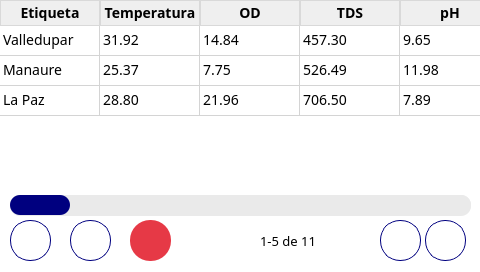
<?xml version="1.0" encoding="UTF-8"?>
<ui version="4.0">
 <class>MainWindow</class>
 <widget class="QMainWindow" name="MainWindow">
  <property name="geometry">
   <rect>
    <x>0</x>
    <y>0</y>
    <width>480</width>
    <height>272</height>
   </rect>
  </property>
  <property name="windowTitle">
   <string>MainWindow</string>
  </property>
  <property name="styleSheet">
   <string notr="true">font-family: Poppins;
background-color: white;</string>
  </property>
  <widget class="QWidget" name="centralwidget">
   <property name="styleSheet">
    <string notr="true">QTableWidget {
	border: 0;
}

QPushButton {
	height: 40px;
	border-radius: 20px;
	border: 1px solid #00007f;
	background-color: white;
	color: #00007f;
	font-weight: 500;
	font-size: 18px;
}</string>
   </property>
   <widget class="QTableWidget" name="tableWidget">
    <property name="geometry">
     <rect>
      <x>0</x>
      <y>0</y>
      <width>481</width>
      <height>191</height>
     </rect>
    </property>
    <property name="styleSheet">
     <string notr="true">QTableWidget {
	font-size: 14px;
}

QHeaderView::section {
	font-size: 14px;
	font-weight: bold;
	border: 1px solid #d9d9d9;
}</string>
    </property>
    <property name="verticalScrollBarPolicy">
     <enum>Qt::ScrollBarAlwaysOff</enum>
    </property>
    <property name="horizontalScrollBarPolicy">
     <enum>Qt::ScrollBarAlwaysOff</enum>
    </property>
    <property name="sizeAdjustPolicy">
     <enum>QAbstractScrollArea::AdjustToContents</enum>
    </property>
    <property name="editTriggers">
     <set>QAbstractItemView::NoEditTriggers</set>
    </property>
    <property name="showDropIndicator" stdset="0">
     <bool>false</bool>
    </property>
    <property name="dragDropOverwriteMode">
     <bool>false</bool>
    </property>
    <property name="selectionMode">
     <enum>QAbstractItemView::NoSelection</enum>
    </property>
    <property name="showGrid">
     <bool>true</bool>
    </property>
    <property name="gridStyle">
     <enum>Qt::SolidLine</enum>
    </property>
    <property name="sortingEnabled">
     <bool>false</bool>
    </property>
    <property name="rowCount">
     <number>3</number>
    </property>
    <property name="columnCount">
     <number>13</number>
    </property>
    <attribute name="horizontalHeaderVisible">
     <bool>true</bool>
    </attribute>
    <attribute name="verticalHeaderVisible">
     <bool>false</bool>
    </attribute>
    <row>
     <property name="text">
      <string/>
     </property>
    </row>
    <row>
     <property name="text">
      <string/>
     </property>
    </row>
    <row>
     <property name="text">
      <string/>
     </property>
    </row>
    <column>
     <property name="text">
      <string>Etiqueta</string>
     </property>
    </column>
    <column>
     <property name="text">
      <string>Temperatura</string>
     </property>
    </column>
    <column>
     <property name="text">
      <string>OD</string>
     </property>
    </column>
    <column>
     <property name="text">
      <string>TDS</string>
     </property>
    </column>
    <column>
     <property name="text">
      <string>pH</string>
     </property>
    </column>
    <column>
     <property name="text">
      <string>CE</string>
     </property>
    </column>
    <column>
     <property name="text">
      <string>Calidad</string>
     </property>
    </column>
    <column/>
    <column/>
    <column/>
    <column/>
    <column/>
    <column/>
    <item row="0" column="0">
     <property name="text">
      <string>Valledupar</string>
     </property>
    </item>
    <item row="0" column="1">
     <property name="text">
      <string>31.92</string>
     </property>
    </item>
    <item row="0" column="2">
     <property name="text">
      <string>14.84</string>
     </property>
    </item>
    <item row="0" column="3">
     <property name="text">
      <string>457.30</string>
     </property>
    </item>
    <item row="0" column="4">
     <property name="text">
      <string>9.65</string>
     </property>
    </item>
    <item row="0" column="5">
     <property name="text">
      <string>914.6</string>
     </property>
    </item>
    <item row="1" column="0">
     <property name="text">
      <string>Manaure</string>
     </property>
    </item>
    <item row="1" column="1">
     <property name="text">
      <string>25.37</string>
     </property>
    </item>
    <item row="1" column="2">
     <property name="text">
      <string>7.75</string>
     </property>
    </item>
    <item row="1" column="3">
     <property name="text">
      <string>526.49</string>
     </property>
    </item>
    <item row="1" column="4">
     <property name="text">
      <string>11.98</string>
     </property>
    </item>
    <item row="1" column="5">
     <property name="text">
      <string>1052.98</string>
     </property>
    </item>
    <item row="2" column="0">
     <property name="text">
      <string>La Paz</string>
     </property>
    </item>
    <item row="2" column="1">
     <property name="text">
      <string>28.80</string>
     </property>
    </item>
    <item row="2" column="2">
     <property name="text">
      <string>21.96</string>
     </property>
    </item>
    <item row="2" column="3">
     <property name="text">
      <string>706.50</string>
     </property>
    </item>
    <item row="2" column="4">
     <property name="text">
      <string>7.89</string>
     </property>
    </item>
    <item row="2" column="5">
     <property name="text">
      <string>1413.00</string>
     </property>
    </item>
   </widget>
   <widget class="QPushButton" name="backBtn">
    <property name="geometry">
     <rect>
      <x>10</x>
      <y>220</y>
      <width>41</width>
      <height>41</height>
     </rect>
    </property>
    <property name="styleSheet">
     <string notr="true"/>
    </property>
    <property name="text">
     <string/>
    </property>
   </widget>
   <widget class="QSlider" name="horizontalSlider">
    <property name="geometry">
     <rect>
      <x>10</x>
      <y>195</y>
      <width>461</width>
      <height>21</height>
     </rect>
    </property>
    <property name="styleSheet">
     <string notr="true">QSlider::groove:horizontal{ 
    background-color: rgb(234, 234, 234);
    height: 20px;
    border-radius: 10px;
}

QSlider::handle:horizontal { 
    background-color: #00007f;
    width: 60px;
    height: 20px;
    margin-left: 0px; 
    margin-right: 0px;
    border-radius: 10px;
}

QSlider{
    background-color: rgb(234, 234, 234);
    border-radius: 10px;
}
</string>
    </property>
    <property name="pageStep">
     <number>2</number>
    </property>
    <property name="orientation">
     <enum>Qt::Horizontal</enum>
    </property>
   </widget>
   <widget class="QPushButton" name="nextPageBtn">
    <property name="geometry">
     <rect>
      <x>425</x>
      <y>220</y>
      <width>41</width>
      <height>41</height>
     </rect>
    </property>
    <property name="styleSheet">
     <string notr="true"/>
    </property>
    <property name="text">
     <string/>
    </property>
   </widget>
   <widget class="QPushButton" name="prevPageBtn">
    <property name="geometry">
     <rect>
      <x>380</x>
      <y>220</y>
      <width>41</width>
      <height>41</height>
     </rect>
    </property>
    <property name="styleSheet">
     <string notr="true"/>
    </property>
    <property name="text">
     <string/>
    </property>
   </widget>
   <widget class="QLabel" name="dataCountLbl">
    <property name="geometry">
     <rect>
      <x>260</x>
      <y>220</y>
      <width>111</width>
      <height>41</height>
     </rect>
    </property>
    <property name="styleSheet">
     <string notr="true">font-size: 10pt;</string>
    </property>
    <property name="text">
     <string>1-5 de 11</string>
    </property>
   </widget>
   <widget class="QPushButton" name="graphBtn">
    <property name="geometry">
     <rect>
      <x>70</x>
      <y>220</y>
      <width>41</width>
      <height>41</height>
     </rect>
    </property>
    <property name="styleSheet">
     <string notr="true"/>
    </property>
    <property name="text">
     <string/>
    </property>
   </widget>
   <widget class="QPushButton" name="deleteBtn">
    <property name="geometry">
     <rect>
      <x>130</x>
      <y>220</y>
      <width>41</width>
      <height>41</height>
     </rect>
    </property>
    <property name="styleSheet">
     <string notr="true">background-color: #e63946;
border: 0px;</string>
    </property>
    <property name="text">
     <string/>
    </property>
   </widget>
  </widget>
 </widget>
 <resources/>
 <connections/>
</ui>
